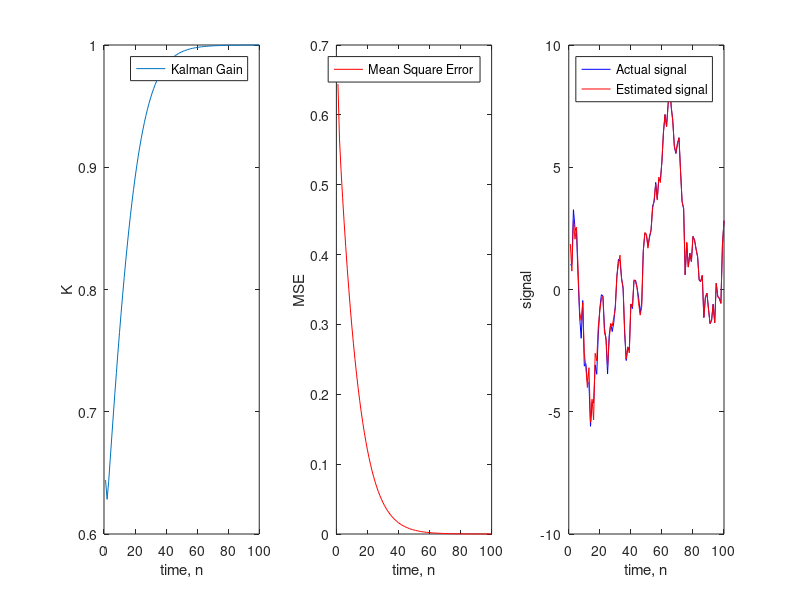

Source code (MATLAB):
%% genrate observations according to Kalman model

N=100;% number of data points
a=.9; % state parameter
sigma2_u=1; % variance of state noise
sigma2_w=.9; % variance of observation noise 

S(1)=1; % initial state
X(1)=S(1)+sqrt(sigma2_u)*randn;
for i=2:N+1
    S(i)=a*S(i-1)+sqrt(sigma2_u)*randn;
    X(i)=S(i)+sqrt(sigma2_w^(i-1))*randn;
end

%% estimation of S based on observations X

% initialize
State  = zeros(1,N+1);
StateP =zeros(1,N+1); % prediced state
M =     zeros(1,N+1); % 
Mp=     zeros(1,N+1); % predicted covriance
K=      zeros(1,N+1); % Kalman gain

M(1)=1;
for t=2:N+1
    StateP(t)=a*State(t-1); % predic
    Mp(t)=(a^2)*M(t-1) + sigma2_u; % covariance of prediction
    K(t)=Mp(t)/(sigma2_w^(t-2)+Mp(t));% Kalman gain
    M(t)=(1-K(t))*Mp(t); 
    State(t)=StateP(t)+K(t)*(X(t-1)-StateP(t)); % update 
end
%%
subplot(1,3,1)
plot(K(2:N+1))
legend('Kalman Gain');
xlabel('time, n')
ylabel('K')

subplot(1,3,2)
plot(M(2:N+1),'r');
legend('Mean Square Error');
xlabel('time, n')
ylabel('MSE')

subplot(1,3,3)
plot(S(1:N),'b')
hold on
plot(State(2:N+1),'r')
legend('Actual signal','Estimated signal');
xlabel('time, n')
ylabel('signal')